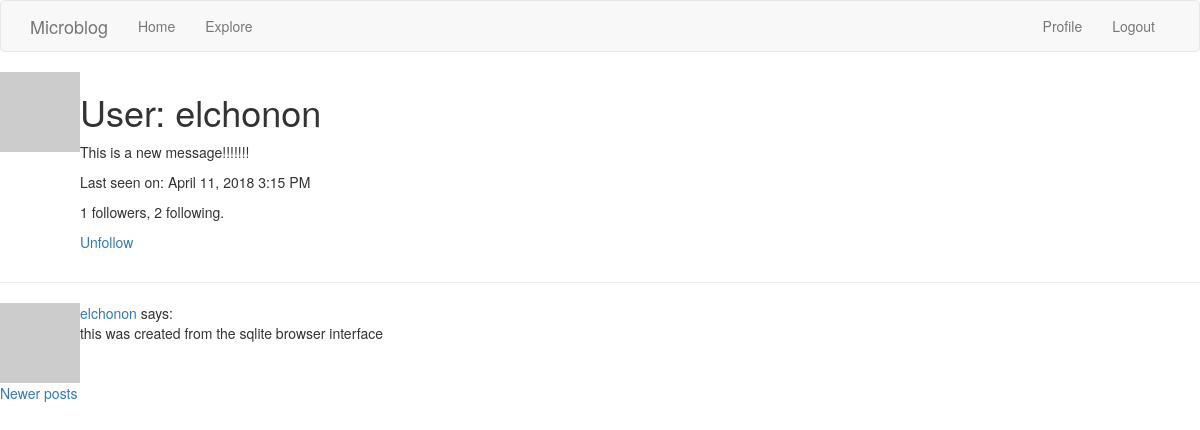
The app's page /user/elchonon?page=2 (signed in) with its own data.
### app/models.py (models this page shows, shortened)
class User(UserMixin, db.Model):
    id = db.Column(db.Integer, primary_key=True)
    username = db.Column(db.String(64), index=True, unique=True)
    email = db.Column(db.String(120), index=True, unique=True)
    password_hash = db.Column(db.String(128))
    posts = db.relationship('Post', backref='author', lazy='dynamic')
    about_me = db.Column(db.String(140))
    last_seen = db.Column(db.DateTime, default=datetime.utcnow)
    followed = db.relationship(
        'User', secondary=followers,
        primaryjoin=(followers.c.follower_id == id),
        secondaryjoin=(followers.c.followed_id == id),
        backref=db.backref('followers', lazy='dynamic'), lazy='dynamic')
    def avatar(self, size):
        digest = md5(self.email.lower().encode('utf-8')).hexdigest()
        return 'https://www.gravatar.com/avatar/{}?d=identicon&s={}'.format(
            digest, size)
    def is_following(self, user):
        return self.followed.filter(
            followers.c.followed_id == user.id).count() > 0

class Post(db.Model):
    id = db.Column(db.Integer, primary_key=True)
    body = db.Column(db.String(140))
    timestamp = db.Column(db.DateTime, index=True, default=datetime.utcnow)
    user_id = db.Column(db.Integer, db.ForeignKey('user.id'))

### app/main/routes.py (the view)
@bp.route('/user/<username>')
@login_required
def user(username):
    user = User.query.filter_by(username=username).first_or_404()
    page = request.args.get('page', 1, type=int)
    posts = user.posts.order_by(Post.timestamp.desc()).paginate(
        page, current_app.config['POSTS_PER_PAGE'], False)
    next_url = url_for('main.user', username=user.username, page=posts.next_num) \
        if posts.has_next else None
    prev_url = url_for('main.user', username=user.username, page=posts.prev_num) \
        if posts.has_prev else None
    return render_template('user.html', user=user, posts=posts.items,
                           next_url=next_url, prev_url=prev_url)

### app/main/routes.py (called while the page is built)
@bp.before_request
def before_request():
    if current_user.is_authenticated:
        current_user.last_seen = datetime.utcnow()
        db.session.commit()

### app/models.py (called while the page is built)
@login.user_loader
def load_user(id):
    return User.query.get(int(id))

### app/templates/user.html (shortened to what this page needs)
{% extends "base.html" %}
{% block content %}
    <table>
        <tr valign="top">
            <td><img src="{{ user.avatar(128) }}"></td>
            <td>
                <h1>User: {{ user.username }}</h1>
                {% if user.about_me %}<p>{{ user.about_me }}</p>{% endif %}
                {% if user.last_seen %}<p>Last seen on: {{ moment(user.last_seen).format('LLL') }}</p>{% endif %}
                <p>{{ user.followers.count() }} followers, {{ user.followed.count() }} following.</p>
                {% if user == current_user %}
                <p><a href="{{ url_for('main.edit_profile') }}">Edit your profile</a></p>
                {% elif not current_user.is_following(user) %}
                <p><a href="{{ url_for('main.follow', username=user.username) }}">Follow</a></p>
                {% else %}
                <p><a href="{{ url_for('main.unfollow', username=user.username) }}">Unfollow</a></p>
                {% endif %}
            </td>
        </tr>
    </table>
    <hr>
{% for post in posts %}
    {% include '_post.html' %}
{% endfor %}
{% if prev_url %}
<a href="{{ prev_url }}">Newer posts</a>
{% endif %}
{% endblock %}

### app/templates/_post.html
<table>
    <tr valign="top">
        <td><img src="{{ post.author.avatar(36) }}"></td>
        <td>
            <a href="{{ url_for('main.user', username=post.author.username) }}">
                {{ post.author.username }}
            </a>
            says:<br>{{ post.body }}
        </td>
    </tr>
</table>

### records on screen
User: username "elchonon", about_me "This is a new message!!!!!!!", last_seen "April 11, 2018 3:15 PM"
Post: author.username "elchonon", body "this was created from the sqlite browser interface"

### other values on screen
{{ ('Home') }} "Home"
{{ ('Explore') }} "Explore"
{{ ('Profile') }} "Profile"
{{ ('Logout') }} "Logout"
{{ user.followers.count() }} "1"
{{ user.followed.count() }} "2"
